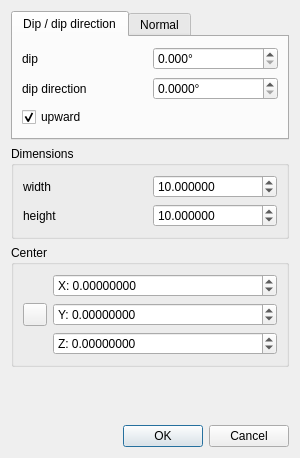
<?xml version="1.0" encoding="UTF-8"?>
<ui version="4.0">
 <class>PlaneEditDlg</class>
 <widget class="QDialog" name="PlaneEditDlg">
  <property name="geometry">
   <rect>
    <x>0</x>
    <y>0</y>
    <width>300</width>
    <height>458</height>
   </rect>
  </property>
  <property name="windowTitle">
   <string>Plane properties</string>
  </property>
  <layout class="QVBoxLayout" name="verticalLayout">
   <item>
    <widget class="QTabWidget" name="orientationTabWidget">
     <property name="currentIndex">
      <number>0</number>
     </property>
     <widget class="QWidget" name="dipTab">
      <attribute name="title">
       <string>Dip / dip direction</string>
      </attribute>
      <layout class="QGridLayout" name="gridLayout_4">
       <item row="0" column="0">
        <widget class="QLabel" name="label_3">
         <property name="text">
          <string>dip</string>
         </property>
        </widget>
       </item>
       <item row="0" column="1">
        <widget class="QDoubleSpinBox" name="dipDoubleSpinBox">
         <property name="suffix">
          <string notr="true">°</string>
         </property>
         <property name="decimals">
          <number>3</number>
         </property>
         <property name="minimum">
          <double>0.000000000000000</double>
         </property>
         <property name="maximum">
          <double>90.000000000000000</double>
         </property>
        </widget>
       </item>
       <item row="1" column="0">
        <widget class="QLabel" name="label_4">
         <property name="text">
          <string>dip direction</string>
         </property>
        </widget>
       </item>
       <item row="1" column="1">
        <widget class="QDoubleSpinBox" name="dipDirDoubleSpinBox">
         <property name="suffix">
          <string notr="true">°</string>
         </property>
         <property name="decimals">
          <number>4</number>
         </property>
         <property name="minimum">
          <double>0.000000000000000</double>
         </property>
         <property name="maximum">
          <double>360.000000000000000</double>
         </property>
        </widget>
       </item>
       <item row="2" column="0">
        <widget class="QCheckBox" name="upwardCheckBox">
         <property name="toolTip">
          <string>Whether the plane normal should point upward (Z+) or backward (Z-)</string>
         </property>
         <property name="text">
          <string>upward</string>
         </property>
         <property name="checked">
          <bool>true</bool>
         </property>
        </widget>
       </item>
      </layout>
     </widget>
     <widget class="QWidget" name="normTab">
      <attribute name="title">
       <string>Normal</string>
      </attribute>
      <layout class="QVBoxLayout" name="verticalLayout_2">
       <item>
        <widget class="QDoubleSpinBox" name="nxDoubleSpinBox">
         <property name="prefix">
          <string notr="true">Nx = </string>
         </property>
         <property name="decimals">
          <number>6</number>
         </property>
         <property name="minimum">
          <double>-1000000.000000000000000</double>
         </property>
         <property name="maximum">
          <double>1000000.000000000000000</double>
         </property>
        </widget>
       </item>
       <item>
        <widget class="QDoubleSpinBox" name="nyDoubleSpinBox">
         <property name="prefix">
          <string notr="true">Ny = </string>
         </property>
         <property name="decimals">
          <number>6</number>
         </property>
         <property name="minimum">
          <double>-1000000.000000000000000</double>
         </property>
         <property name="maximum">
          <double>1000000.000000000000000</double>
         </property>
        </widget>
       </item>
       <item>
        <widget class="QDoubleSpinBox" name="nzDoubleSpinBox">
         <property name="prefix">
          <string notr="true">Nz = </string>
         </property>
         <property name="decimals">
          <number>6</number>
         </property>
         <property name="minimum">
          <double>-1000000.000000000000000</double>
         </property>
         <property name="maximum">
          <double>1000000.000000000000000</double>
         </property>
        </widget>
       </item>
      </layout>
     </widget>
    </widget>
   </item>
   <item>
    <widget class="QGroupBox" name="dimGroupBox">
     <property name="title">
      <string>Dimensions</string>
     </property>
     <property name="flat">
      <bool>true</bool>
     </property>
     <layout class="QGridLayout" name="gridLayout_2">
      <item row="0" column="0">
       <widget class="QLabel" name="label">
        <property name="text">
         <string>width</string>
        </property>
       </widget>
      </item>
      <item row="0" column="1">
       <widget class="QDoubleSpinBox" name="wDoubleSpinBox">
        <property name="toolTip">
         <string>Plane width</string>
        </property>
        <property name="decimals">
         <number>6</number>
        </property>
        <property name="minimum">
         <double>0.000001000000000</double>
        </property>
        <property name="maximum">
         <double>1000000.000000000000000</double>
        </property>
        <property name="value">
         <double>10.000000000000000</double>
        </property>
       </widget>
      </item>
      <item row="1" column="0">
       <widget class="QLabel" name="label_2">
        <property name="text">
         <string>height</string>
        </property>
       </widget>
      </item>
      <item row="1" column="1">
       <widget class="QDoubleSpinBox" name="hDoubleSpinBox">
        <property name="toolTip">
         <string>Plane height</string>
        </property>
        <property name="decimals">
         <number>6</number>
        </property>
        <property name="minimum">
         <double>0.000001000000000</double>
        </property>
        <property name="maximum">
         <double>1000000.000000000000000</double>
        </property>
        <property name="value">
         <double>10.000000000000000</double>
        </property>
       </widget>
      </item>
     </layout>
    </widget>
   </item>
   <item>
    <widget class="QGroupBox" name="centerGroupBox">
     <property name="title">
      <string>Center</string>
     </property>
     <property name="flat">
      <bool>true</bool>
     </property>
     <layout class="QGridLayout" name="gridLayout_3">
      <item row="0" column="1">
       <widget class="QDoubleSpinBox" name="cxAxisDoubleSpinBox">
        <property name="prefix">
         <string notr="true">X: </string>
        </property>
        <property name="decimals">
         <number>8</number>
        </property>
        <property name="minimum">
         <double>-1000000000.000000000000000</double>
        </property>
        <property name="maximum">
         <double>1000000000.000000000000000</double>
        </property>
       </widget>
      </item>
      <item row="1" column="0">
       <widget class="QToolButton" name="pickCenterToolButton">
        <property name="toolTip">
         <string>Pick the plane center (click again to cancel)</string>
        </property>
        <property name="icon">
         <iconset resource="../MainWindow.qrc">
          <normaloff>:/Resources/images/ecvPointPicking.png</normaloff>:/Resources/images/ecvPointPicking.png</iconset>
        </property>
        <property name="checkable">
         <bool>true</bool>
        </property>
       </widget>
      </item>
      <item row="1" column="1">
       <widget class="QDoubleSpinBox" name="cyAxisDoubleSpinBox">
        <property name="prefix">
         <string notr="true">Y: </string>
        </property>
        <property name="decimals">
         <number>8</number>
        </property>
        <property name="minimum">
         <double>-1000000000.000000000000000</double>
        </property>
        <property name="maximum">
         <double>1000000000.000000000000000</double>
        </property>
       </widget>
      </item>
      <item row="2" column="1">
       <widget class="QDoubleSpinBox" name="czAxisDoubleSpinBox">
        <property name="prefix">
         <string notr="true">Z: </string>
        </property>
        <property name="decimals">
         <number>8</number>
        </property>
        <property name="minimum">
         <double>-1000000000.000000000000000</double>
        </property>
        <property name="maximum">
         <double>1000000000.000000000000000</double>
        </property>
       </widget>
      </item>
     </layout>
    </widget>
   </item>
   <item>
    <spacer name="verticalSpacer">
     <property name="orientation">
      <enum>Qt::Vertical</enum>
     </property>
     <property name="sizeHint" stdset="0">
      <size>
       <width>20</width>
       <height>24</height>
      </size>
     </property>
    </spacer>
   </item>
   <item>
    <widget class="QDialogButtonBox" name="buttonBox">
     <property name="orientation">
      <enum>Qt::Horizontal</enum>
     </property>
     <property name="standardButtons">
      <set>QDialogButtonBox::Cancel|QDialogButtonBox::Ok</set>
     </property>
    </widget>
   </item>
  </layout>
 </widget>
 <resources>
  <include location="../MainWindow.qrc"/>
 </resources>
 <connections>
  <connection>
   <sender>buttonBox</sender>
   <signal>rejected()</signal>
   <receiver>PlaneEditDlg</receiver>
   <slot>reject()</slot>
   <hints>
    <hint type="sourcelabel">
     <x>316</x>
     <y>260</y>
    </hint>
    <hint type="destinationlabel">
     <x>286</x>
     <y>274</y>
    </hint>
   </hints>
  </connection>
 </connections>
</ui>
